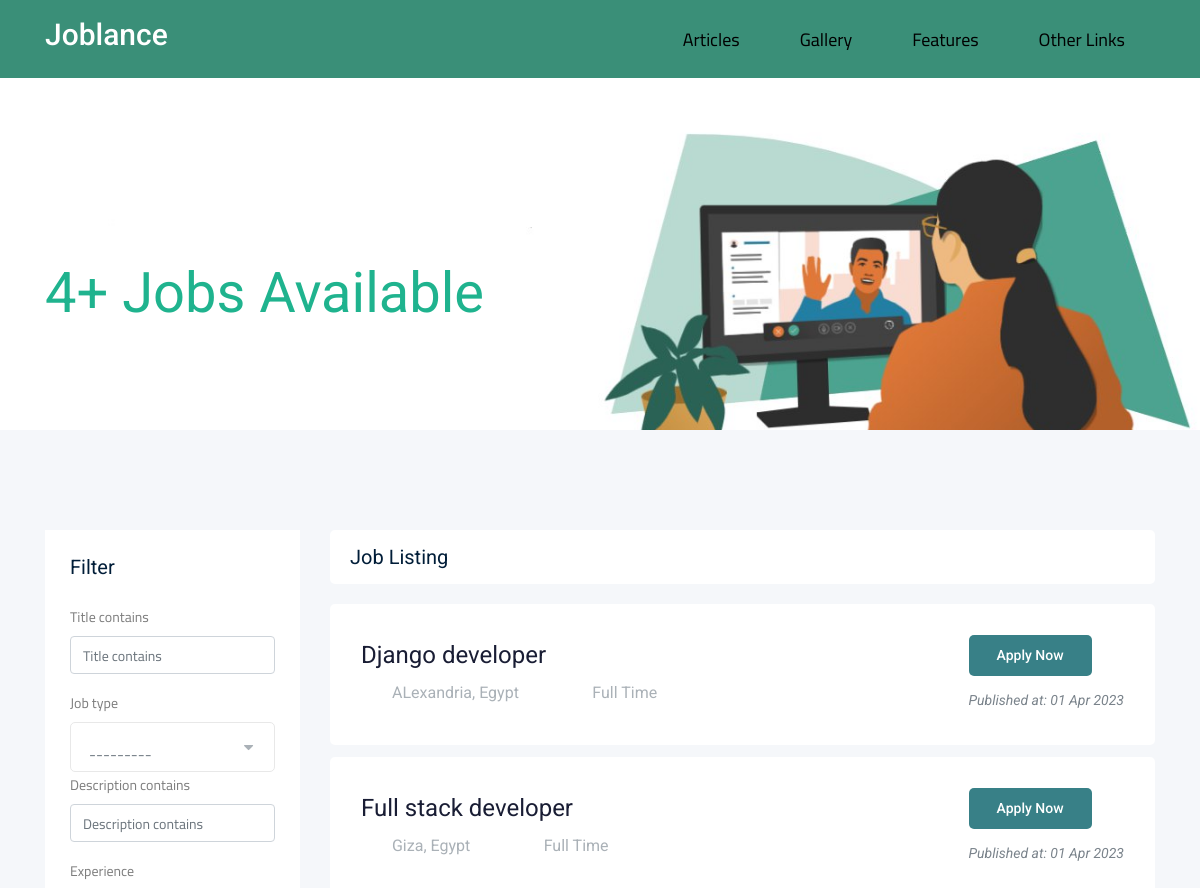
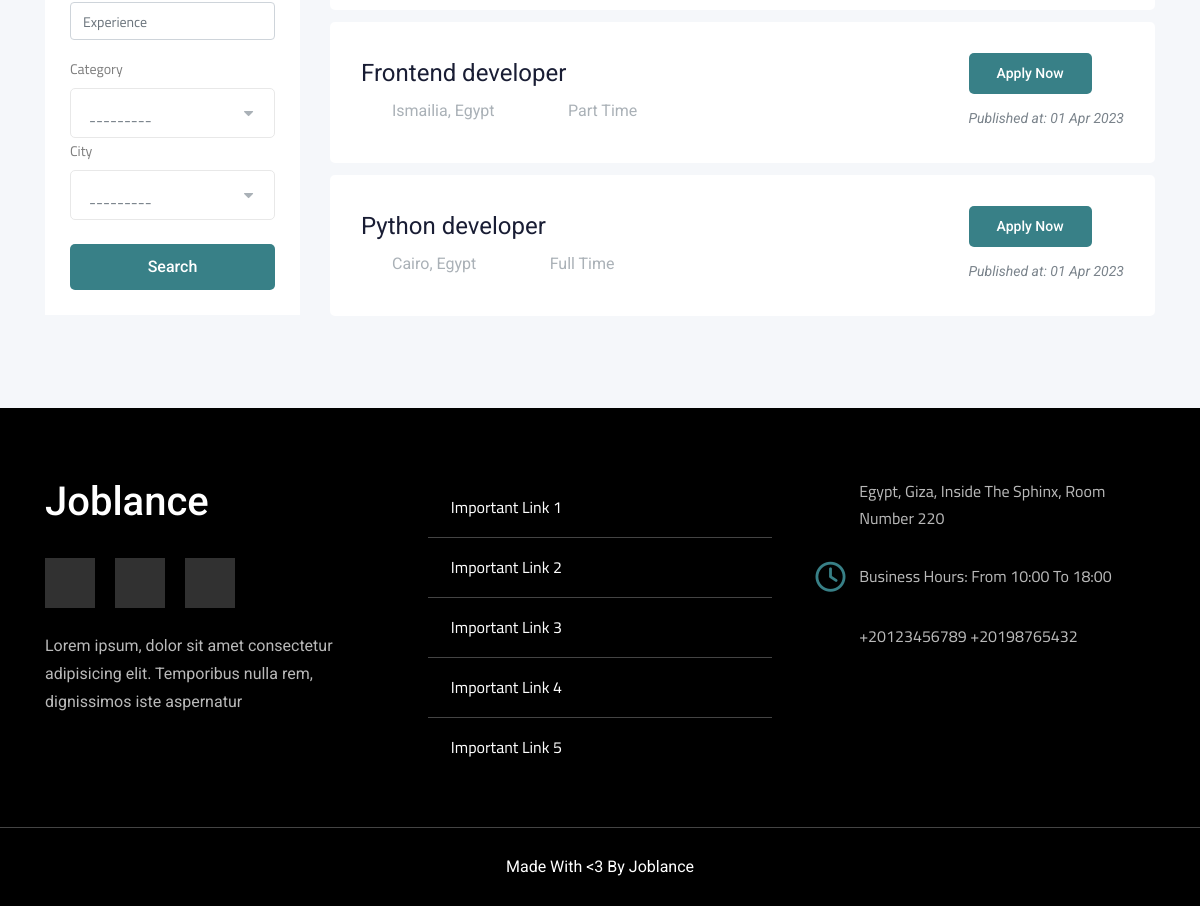
Screenshot of /jobs/ with the database file from the repository (2 pictures, top to bottom).
### job/models.py (models this page shows, shortened)
class Job(models.Model):
    owner = models.ForeignKey(User, related_name='job_owner', on_delete=models.CASCADE)
    title = models.CharField(max_length=100)
    job_type = models.CharField(max_length=15 , choices=JOB_TYPE)
    description = models.TextField(max_length=10000)
    published_at = models.DateTimeField(auto_now=True)
    vacancy = models.IntegerField(default=1)
    salary = models.IntegerField(default=0)
    experience = models.IntegerField(default=0)
    category = models.ForeignKey('Category',on_delete=models.CASCADE)
    country = models.CharField(max_length= 15 , choices=CURRENT_COUNTRY)
    city = models.CharField(max_length= 15 , choices=CURRENT_CITY)
    slug = models.SlugField(blank=True, null=True)
    class Meta:
        ordering = ['-published_at']

### job/views.py (the view)
# urls.py: path('', views.jobs_list, name='job_list'),
def jobs_list(request):
    jobs_list = Job.objects.all()
    myfilter = JobFilter(request.GET,queryset=jobs_list)
    jobs_list = myfilter.qs
    paginator = Paginator(jobs_list, 5) # Show 25 contacts per page.
    page_number = request.GET.get('page')
    page_obj = paginator.get_page(page_number)
    context = {'jobs': page_obj,
               'forcount': jobs_list,
               'myfilter': myfilter,
               }
    return render(request,'job/jobs_list.html',context)

### job/models.py (called while the page is built)
    def __str__(self):
        return self.name

### job/templates/job/jobs_list.html (shortened to what this page needs)
{% extends 'base.html' %}
{% load bootstrap4 %}
{% block body %}
    <div class="bradcam_area bradcam_bg_1">
        <div class="container">
            <div class="row">
                <div class="col-xl-12">
                    <div class="bradcam_text">
                        <h3>{{forcount.count}}+ Jobs Available</h3>
                    </div>
                </div>
            </div>
        </div>
    </div>
    <div class="job_listing_area plus_padding">
        <div class="container">
            <div class="row">
                <div class="col-lg-3">
                    <div class="job_filter white-bg">
                        <div class="form_inner white-bg">
                            <h3>Filter</h3>
                            <form method="GET">
                                {% bootstrap_form myfilter.form %}
                                <input type="submit" value="Search" class="boxed-btn3 w-100 mt-4">
                            </form>
                        </div>
                    </div>
                </div>
                <div class="col-lg-9">
                    <div class="recent_joblist_wrap">
                        <div class="recent_joblist white-bg ">
                            <div class="row align-items-center">
                                <div class="col-md-6">
                                    <h4>Job Listing</h4>
                                </div>
                            </div>
                        </div>
                    </div>
                    <div class="job_lists m-0">
                        <div class="row">
                            {% for job in jobs %}
                            <div class="col-lg-12 col-md-12">
                                <div class="single_jobs white-bg d-flex justify-content-between">
                                    <div class="jobs_left d-flex align-items-center">
                                        <div class="jobs_conetent">
                                            <a href="{% url 'jobs:job_details' job.slug %}"><h4>{{job.title}}</h4></a>
                                            <div class="links_locat d-flex align-items-center">
                                                <div class="location">
                                                    <p> <i class="fas fa-map-marker-alt fa-fw"></i> {{job.city}}, {{job.country}}</p>
                                                </div>
                                                <div class="location">
                                                    <p> <i class="fa fa-clock-o"></i> {{job.job_type}}</p>
                                                </div>
                                            </div>
                                        </div>
                                    </div>
                                    <div class="jobs_right">
                                        <div class="apply_now">
                                            <a href="{% url 'jobs:job_details' job.slug %}" class="boxed-btn3">Apply Now</a>
                                        </div>
                                        <div class="date">
                                            <p>Published at: {{job.published_at|date:'d M o'}}</p>
                                        </div>
                                    </div>
                                </div>
                            </div>
                            {% endfor %}
                        </div>
                    </div>
                </div>
            </div>
        </div>
    </div>
    {% endblock body %}

### templates/base.html (shortened to what this page needs)
{% load static %}
<!doctype html>
<html class="no-js" lang="zxx">
<head>
    <link rel="stylesheet" href="{% static 'css/bootstrap.min.css'%}">
    <link rel="stylesheet" href="{% static 'css/owl.carousel.min.css'%}">
    <link rel="stylesheet" href="{% static 'css/magnific-popup.css'%}">
    <link rel="stylesheet" href="{% static 'css/font-awesome.min.css'%}">
    <link rel="stylesheet" href="{% static 'css/themify-icons.css'%}">
    <link rel="stylesheet" href="{% static 'css/nice-select.css'%}">
    <link rel="stylesheet" href="{% static 'css/flaticon.css'%}">
    <link rel="stylesheet" href="{% static 'css/jquery-ui.css'%}">
    <link rel="stylesheet" href="{% static 'css/gijgo.css'%}">
    <link rel="stylesheet" href="{% static 'css/animate.min.css'%}">
    <link rel="stylesheet" href="{% static 'css/slicknav.css'%}">
    <link rel="stylesheet" href="{% static 'css/style.css'%}">
    <link rel="stylesheet" href="{% static 'css/normalize.css' %}">
    <link rel="stylesheet" href="{% static 'css/morsy.css' %}">
    <link rel="stylesheet" href="{% static 'css/morsy.min.css' %}">
</head>
<body>
    <Header>
        <div class="container">
            <a href="{% url 'pages:home' %}" class="logo">
                <h2 style="color: #fff;">Joblance</h2>
            </a>
            <ul class="links">
                <li><a href="#articles">Articles</a></li>
                <li><a href="#gallery">Gallery</a></li>
                <li><a href="#features">Features</a></li>
                <li>
                    <a href="#" class="io">Other Links</a>
                </li>
            </ul>
        </div>
    </Header>
<main>
    {% block body%}
    {% endblock body%}
</main>
    <footer>
        <div class="container">
            <div class="box">
               <h3 style="color: #fff;">Joblance</h3>
               <br>
               <ul class="social">
                <li>
                    <a href="#" class="facebook">
                        <i class="fab fa-facebook-f"></i>
                    </a>
                </li>
                <li>
                    <a href="#" class="twitter">
                        <i class="fab fa-twitter"></i>
                    </a>
                </li>
                <li>
                    <a href="#" class="youtube">
                        <i class="fab fa-youtube"></i>
                    </a>
                </li>
               </ul>
               <br>
                <p class="text">
                    Lorem ipsum, dolor sit amet consectetur adipisicing elit. Temporibus nulla rem, dignissimos iste aspernatur
                </p>
            </div>
            <div class="box">
                <ul class="links">
                    <li>
                        <a href="#">Important Link 1</a>
                    </li>
                    <li>
                        <a href="#">Important Link 2</a>
                    </li>
                    <li>
                        <a href="#">Important Link 3</a>
                    </li>
                    <li>
                        <a href="#">Important Link 4</a>
                    </li>
                    <li>
                        <a href="#">Important Link 5</a>
                    </li>
                </ul>
            </div>
            <div class="box">
                <div class="line">
                    <i class="fas fa-map-marker-alt fa-fw"></i>
                    <div class="info">
                    Egypt, Giza, Inside The Sphinx, Room Number 220
                    </div>
                </div>
                <div class="line">
                        <i class="far fa-clock fa-fw"></i>
                        <div class="info">
                            Business Hours: From 10:00 To 18:00
                        </div>
                </div>
                <div class="line">
                    <i class="fas fa-phone-volume fa-fw"></i>
                    <div class="info">
                        +20123456789
                        +20198765432
                    </div>
                </div>
            </div>
        </div>
        <p class="copyright">Made With &lt;3 By Joblance</p>
    </footer>
</body>
</html>

### static/css/morsy.css (style rules this page uses)
:root { --main-color: #388087; --main-color-alt: #BADFE7; --main-transition: 0.3s ; --padding-top-section : 100px ; --padding-bottom-section: 100px; --section-background: #1fb38e; }
* { -webkit-box-sizing: border-box; -moz-box-sizing: border-box; box-sizing: border-box; }
html { scroll-behavior: smooth; }
body { font-family: 'Cairo', sans-serif; }
a { text-decoration: none; }
ul { list-style: none; list-style: none; margin: 0; padding: 0; }
.container { padding-left: 15px; padding-right: 15px; margin-left: auto; margin-right: auto; }
@media (min-width: 768px) { .container { width: 750px; } }
@media (min-width: 992px) { .container { width: 970px; } }
@media (min-width: 1200px) { .container { width: 1170px; } }
header { position: relative; box-shadow: 0 0 10px #2c8c6a; background-color: rgb(58, 143, 120); }
header .container { display: flex; justify-content: space-between; align-items: center; flex-wrap: wrap; position: relative; }
header .links { display: flex; }
header .logo { color: var(--main-color); font-size: 26px; font-weight: bold; height: 78.4px; display: flex; justify-content: center; align-items: center; }
header .links > li > a { position: relative; color: black; font-size: 18px; display: flex; justify-content: center; align-items: center; padding: 0 30px; height: 78.4px; transition: var(--main-transition); -webkit-transition: var(--main-transition); -moz-transition: var(--main-transition); -ms-transition: var(--main-transition); -o-transition: var(--main-transition); overflow: hidden; }
header .links > li > a::before { content: ""; position: absolute; background-color: var(--main-color); width: 100%; height: 4px; top: 0; left: -100%; transition: var(--main-transition); -webkit-transition: var(--main-transition); -moz-transition: var(--main-transition); -ms-transition: var(--main-transition); -o-transition: var(--main-transition); }
.testimonials .box:hover .job , p { color: white; }
footer { background-color: black; padding: 70px 0 0; }
footer .container { display: grid; grid-template-columns: repeat(auto-fill, minmax(250px, 1fr)); gap: 40px; }
footer .box { color: white; }
footer .box h3 { font-size: 40px; }
footer .box .social { display: flex; gap: 20px; }
footer .box .social li a { background-color: #313131; display: flex; width: 50px; height: 50px; align-items: center; justify-content: center; color: white; transition: var(--main-transition); -webkit-transition: var(--main-transition); -moz-transition: var(--main-transition); -ms-transition: var(--main-transition); -o-transition: var(--main-transition); }
footer .box .text { color: #b9b9b9; list-style: 2; }
footer .box .links li { padding: 17px 0; transition: var(--main-transition); -webkit-transition: var(--main-transition); -moz-transition: var(--main-transition); -ms-transition: var(--main-transition); -o-transition: var(--main-transition); }
footer .box .links li:not(:last-child) { border-bottom: 1px solid #444; }
footer .box .links li a { color: white; position: relative; transition: var(--main-transition); -webkit-transition: var(--main-transition); -moz-transition: var(--main-transition); -ms-transition: var(--main-transition); -o-transition: var(--main-transition); }
footer .box .links li a::before { font-family: "Font Awesome 5 Free"; content: "\F101"; font-weight: 900; margin-right: 10px; color: var(--main-color) }
footer .box .line { display: flex; color: #b9b9b9; margin-bottom: 30px; align-items: center; }
footer .box .line i { margin-right: 10px; font-size: 30px; color: var(--main-color); }
footer .box .line .info { line-height: 1.7; flex: 1; }
footer .copyright { padding: 25px 0; text-align: center; margin: 50px 0 0; border-top: 1px solid #444; }

### rows the page displays
Job: title "Django developer", city "ALexandria", country "Egypt", job_type "Full Time", published_at "01 Apr 2023"
Job: title "Full stack developer", city "Giza", country "Egypt", job_type "Full Time", published_at "01 Apr 2023"
Job: title "Frontend developer", city "Ismailia", country "Egypt", job_type "Part Time", published_at "01 Apr 2023"
Job: title "Python developer", city "Cairo", country "Egypt", job_type "Full Time", published_at "01 Apr 2023"

### other values shown
{{ forcount.count }} "4"
